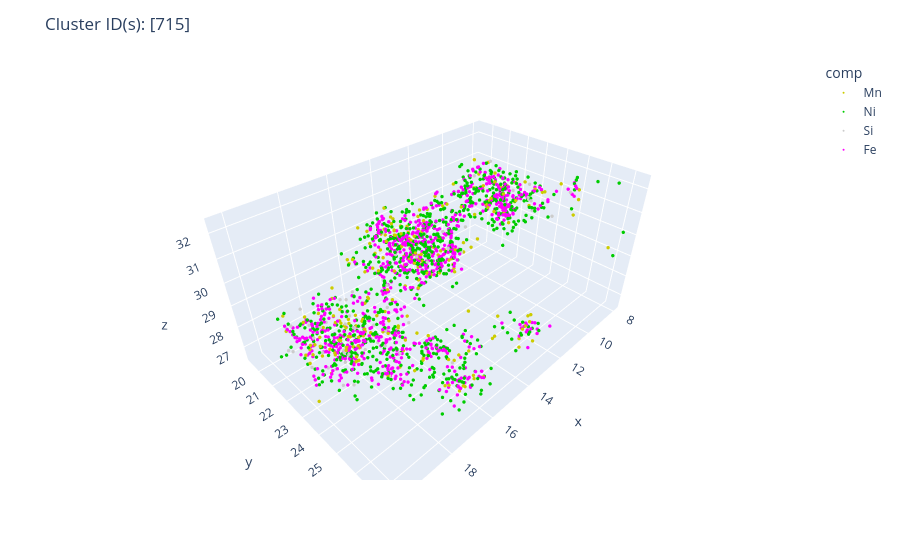

Write notebook code for a chart like this one.
### Code cell
# plot selected cluster(s) 
test_df = cc.show_clusters_in_pos(
    clusters_to_plot=[715], 
    xml_files=xml_files,
    swept_param_values=order_values,
    chosen_param_value=6,
    range_file_path=range_file_path
)

### Figure 1 — Plotly figure (JSON) as saved in the notebook; plotly's stock layout.template omitted (floating-point values rounded to 4 significant figures; data arrays with more than 128 entries replaced by an {"elided": "..."} marker saying what was removed)
{"data": [{"hovertemplate": "comp=Mn<br>x=%{x}<br>y=%{y}<br>z=%{z}<extra></extra>", "legendgroup": "Mn", "marker": {"color": "#CCCC00", "size": 2, "symbol": "circle"}, "mode": "markers", "name": "Mn", "scene": "scene", "showlegend": true, "type": "scatter3d", "x": {"elided": "226 float values"}, "y": {"elided": "226 float values"}, "z": {"elided": "226 float values"}}, {"hovertemplate": "comp=Ni<br>x=%{x}<br>y=%{y}<br>z=%{z}<extra></extra>", "legendgroup": "Ni", "marker": {"color": "#00CC00", "size": 2, "symbol": "circle"}, "mode": "markers", "name": "Ni", "scene": "scene", "showlegend": true, "type": "scatter3d", "x": {"elided": "825 float values"}, "y": {"elided": "825 float values"}, "z": {"elided": "825 float values"}}, {"hovertemplate": "comp=Si<br>x=%{x}<br>y=%{y}<br>z=%{z}<extra></extra>", "legendgroup": "Si", "marker": {"color": "#CCCCCC", "size": 2, "symbol": "circle"}, "mode": "markers", "name": "Si", "scene": "scene", "showlegend": true, "type": "scatter3d", "x": [8.882, 9.896, 12.44, 12.99, 13.54, 13.91, 14.72, 14.81, 15.53, 15.63, 16.08, 16.17, 16.48, 17.24, 16.55, 17.21, 17.5, 17.84, 18.15, 17.85, 18.12, 18.43, 18.52, 18.72, 17.62, 18.17, 17.85, 18.07, 18.75, 18.78, 19.09, 18.93, 19.16, 17.55, 18.77, 18.9, 19.01, 19.36, 19.11, 19.38, 19.24, 19.56, 19.56, 16.43, 8.614, 9.909, 9.85, 9.606, 9.089, 10.44, 12.46, 14.04, 15.76, 16.84, 17.3, 17.97, 19.6, 19.06, 20.03, 19.35, 12.53, 15.75, 15.34, 10.03, 12.4, 11.44], "y": [23.22, 23.12, 22.68, 21.43, 22.73, 23.37, 21.27, 23.2, 21.43, 21.81, 22.37, 23.62, 22.62, 21.41, 21.95, 24.29, 23.88, 22.57, 22.56, 23.15, 21.17, 22.69, 21.71, 21.83, 21.96, 23.15, 24.16, 20.77, 23.22, 21.75, 21.42, 21.43, 22.07, 24.05, 23.55, 23.5, 22.97, 23.1, 20.93, 20.49, 23.71, 22.32, 21.37, 26.08, 23.28, 23.9, 24.01, 21.61, 20.28, 20.86, 22.88, 21.3, 23.71, 22.5, 21.93, 22.16, 21.16, 21.28, 21.84, 24.58, 20.65, 21.45, 21.28, 25.8, 26.62, 24.95], "z": [30.43, 31.17, 29.15, 29.32, 30.6, 30.31, 29.42, 30.05, 28.69, 31.04, 29.24, 28.24, 27.38, 27.89, 27.33, 27.89, 28.17, 28.02, 28.76, 27.73, 27.95, 27.79, 27.43, 28.49, 29.2, 28.97, 27.3, 27.74, 27.8, 27.26, 27.54, 28.48, 28.45, 26.86, 28.42, 28.55, 27.46, 27.89, 27.4, 28.03, 27.42, 27.48, 28.79, 28.17, 29.83, 31.71, 31.01, 31.88, 30.62, 29.82, 30.42, 28.3, 30.97, 26.96, 29.36, 29.51, 27.47, 29.21, 28.29, 28.21, 29.2, 26.54, 27.12, 32.08, 32.34, 32.08]}, {"hovertemplate": "comp=Fe<br>x=%{x}<br>y=%{y}<br>z=%{z}<extra></extra>", "legendgroup": "Fe", "marker": {"color": "#FF00FF", "size": 2, "symbol": "circle"}, "mode": "markers", "name": "Fe", "scene": "scene", "showlegend": true, "type": "scatter3d", "x": {"elided": "834 float values"}, "y": {"elided": "834 float values"}, "z": {"elided": "834 float values"}}], "layout": {"legend": {"title": {"text": "comp"}, "tracegroupgap": 0}, "margin": {"t": 60}, "scene": {"domain": {"x": [0, 1], "y": [0, 1]}, "xaxis": {"title": {"text": "x"}}, "yaxis": {"title": {"text": "y"}}, "zaxis": {"title": {"text": "z"}}}, "title": {"text": "Cluster ID(s): [715]"}}}
